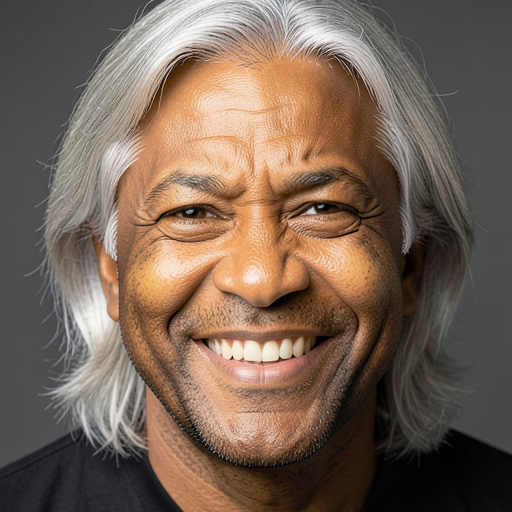
#> input picture mvp_step1x_case_runs/20260215_231327_p0019_pair00_s0/inputs/p0019_pair00_s0.png, 512 x 512 px
$ python -i step3_crop_pairs.py   (imports and definitions only)
#> lines starting #> are read from the running program, lines starting #| are printed output that depends on the picture; after the words box and inside, x2 and y2 are one past the last pixel; in counts of white or black regions, pixels touching at a corner belong together
#!/usr/bin/env python3
"""
Step 3: Crop side-by-side images into left/right 512×512 pairs.

Input:  data/raw/{person_id}/{pair_id}/seed_{n}.png  (1056×528)
Output: data/cropped/{pair_id}_s{n}/left.png  (512×512)
        data/cropped/{pair_id}_s{n}/right.png (512×512)
        data/cropped/crop_metadata.jsonl
"""

import argparse
import os
import re
import sys
from pathlib import Path

import jsonlines
import numpy as np
import yaml
from PIL import Image
from tqdm import tqdm


# [26 lines left out: functions load_config, resolve_cfg_path, not called in this run]


def center_crop(img: Image.Image, size: int) -> Image.Image:
    """Center-crop a PIL image to size×size."""
    w, h = img.size
    left = (w - size) // 2
    top = (h - size) // 2
    right = left + size
    bottom = top + size
    return img.crop((left, top, right, bottom))


def _trim_white_borders(
    img: Image.Image,
    white_thresh: int = 230,
    white_frac_thresh: float = 0.95,
    max_scan: int | None = None,
    margin: int = 2,
) -> Image.Image:
    """
    Trim near-white borders on all four edges (left, right, top, bottom).

    A row/column is considered white if >= white_frac_thresh fraction of its
    pixels are all-channel >= white_thresh.  Consecutive white rows/columns
    from each edge are removed, plus a small safety margin.
    """
    arr = np.array(img.convert("RGB"))
    h, w = arr.shape[:2]

    is_white = (
        (arr[:, :, 0] >= white_thresh)
        & (arr[:, :, 1] >= white_thresh)
        & (arr[:, :, 2] >= white_thresh)
    )

    col_white_frac = is_white.mean(axis=0)   # shape (w,)
    row_white_frac = is_white.mean(axis=1)   # shape (h,)

    def _run(seq: np.ndarray) -> int:
        scan_len = len(seq) if (max_scan is None or max_scan <= 0) else min(len(seq), max_scan)
        count = 0
        for v in seq[:scan_len]:
            if v >= white_frac_thresh:
                count += 1
            else:
                break
        return count + margin if count > 0 else 0

    trim_l = min(_run(col_white_frac),          max(0, w - 1))
    trim_r = min(_run(col_white_frac[::-1]),    max(0, w - trim_l - 1))
    trim_t = min(_run(row_white_frac),          max(0, h - 1))
    trim_b = min(_run(row_white_frac[::-1]),    max(0, h - trim_t - 1))

    box = (trim_l, trim_t, w - trim_r, h - trim_b)
    if box[2] > box[0] and box[3] > box[1]:
        img = img.crop(box)
    return img


def split_and_crop(
    img_path: Path,
    target_size: int = 512,
    gutter_px: int = 12,
    trim_white_thresh: int = 230,
    trim_white_frac_thresh: float = 0.95,
    trim_max_scan: int | None = None,
    trim_margin: int = 2,
) -> tuple[Image.Image, Image.Image]:
    """
    Split a 1056×528 image into left/right halves (528×528 each),
    then center crop to target_size×target_size.
    """
#> called with target_size = 512, gutter_px = 12, trim_white_thresh = 230, trim_white_frac_thresh = 0.95, trim_margin = 2
    img = Image.open(img_path).convert("RGB")
#> img is the input picture: PIL image 512x512 RGB; mean R, G, B 118.6, 99.3, 85.3
    w, h = img.size
#> w = 512; h = 512

    mid = w // 2
#> mid = 256
    max_gutter = min(mid - target_size, w - mid - target_size)
#> max_gutter = -256
    if max_gutter < 0:
        max_gutter = 0
    gutter_px = max(0, min(int(gutter_px), int(max_gutter)))

    if w != 1056 or h != 528:
        # Try to handle different aspect ratios gracefully
        left_half = img.crop((0, 0, mid - gutter_px, h))
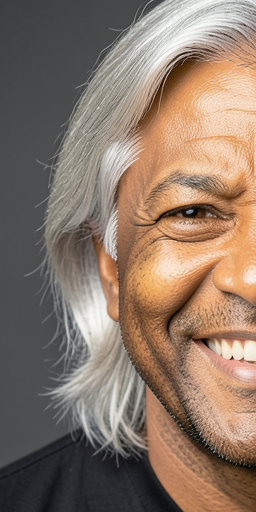
#> left_half: PIL image 256x512 RGB; mean R, G, B 140.3, 119.7, 104.5
        right_half = img.crop((mid + gutter_px, 0, w, h))
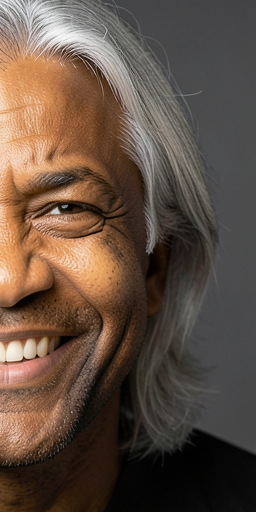
#> right_half: PIL image 256x512 RGB; mean R, G, B 97, 79, 66
    else:
        left_half = img.crop((0, 0, 528 - gutter_px, 528))
        right_half = img.crop((528 + gutter_px, 0, 1056, 528))

    # Trim all four edges of each half independently.
    left_half = _trim_white_borders(
        left_half,
        white_thresh=trim_white_thresh,
        white_frac_thresh=trim_white_frac_thresh,
        max_scan=trim_max_scan,
        margin=trim_margin,
    )
#> in _trim_white_borders, `is_white = ( (arr[:, :, 0] >= white_thresh) & (arr[:, :, 1] >= white_t..`:
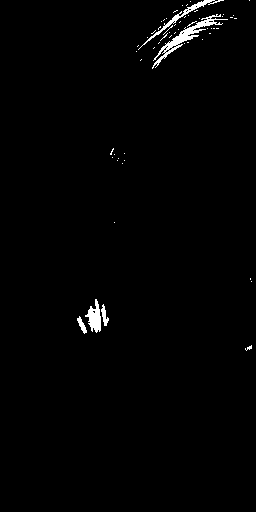
#> is_white: shape (512, 256) bool; 1.2% white; 59 white regions (54 under 20 px), largest, box (x1, y1, x2, y2) and area: (152, 14, 228, 69) 628, (138, 0, 224, 50) 311, (85, 299, 101, 333) 297, (101, 304, 109, 326) 84, (77, 316, 87, 334) 76
#> in _trim_white_borders, `col_white_frac = is_white.mean(axis=0)`: col_white_frac = 256 values, max 0.0664 at index 96, min 0 at index 0, mean 0.0118
#> in _trim_white_borders, `row_white_frac = is_white.mean(axis=1)`: row_white_frac = 512 values, max 0.125 at index 23, min 0 at index 69, mean 0.0118
#> in _run, `scan_len = len(seq) if (max_scan is None or max_scan <= 0) else min(le..`: scan_len = 256
#> the loop in _run, `for v in seq[:scan_len]:` made 1 pass
#> after the loop in _run, `for v in seq[:scan_len]:`: count = 0
#> the loop in _run (call 2), `for v in seq[:scan_len]:` made 1 pass
#> in _trim_white_borders, `box = (trim_l, trim_t, w - trim_r, h - trim_b)`: box = (0, 0, 256, 512)
    right_half = _trim_white_borders(
        right_half,
        white_thresh=trim_white_thresh,
        white_frac_thresh=trim_white_frac_thresh,
        max_scan=trim_max_scan,
        margin=trim_margin,
    )
#> call 2 of _trim_white_borders, with white_thresh = 230, white_frac_thresh = 0.95, margin = 2
#> in _trim_white_borders (call 2), `is_white = ( (arr[:, :, 0] >= white_thresh) & (arr[:, :, 1] >= white_t..`:
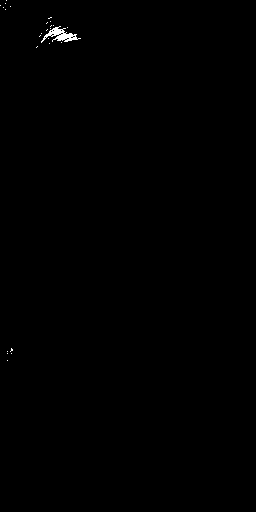
#> is_white: shape (512, 256) bool; 0.22% white; 26 white regions (25 under 20 px), largest, box (x1, y1, x2, y2) and area: (41, 26, 81, 43) 256
#> in _trim_white_borders (call 2), `col_white_frac = is_white.mean(axis=0)`: col_white_frac = 256 values, max 0.0234 at index 57, min 0 at index 1, mean 0.00224
#> in _trim_white_borders (call 2), `row_white_frac = is_white.mean(axis=1)`: row_white_frac = 512 values, max 0.109 at index 35, min 0 at index 1, mean 0.00224

    left_crop = center_crop(left_half, target_size)
#> in center_crop, `return img.crop((left, top, right, bottom))`:
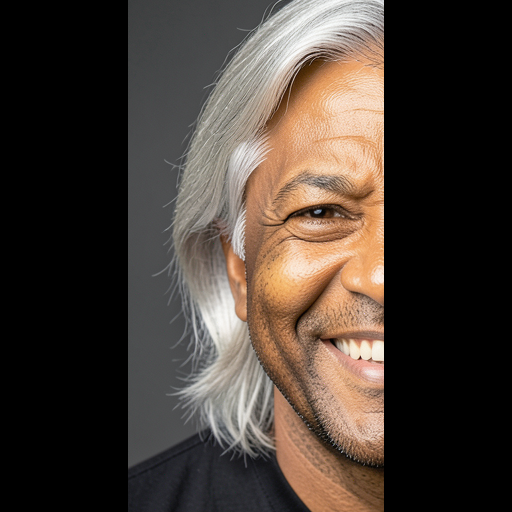
#> returned value: PIL image 512x512 RGB; mean R, G, B 70.1, 59.8, 52.3
    right_crop = center_crop(right_half, target_size)
#> call 2 of center_crop, with size = 512
#> in center_crop (call 2), `return img.crop((left, top, right, bottom))`:
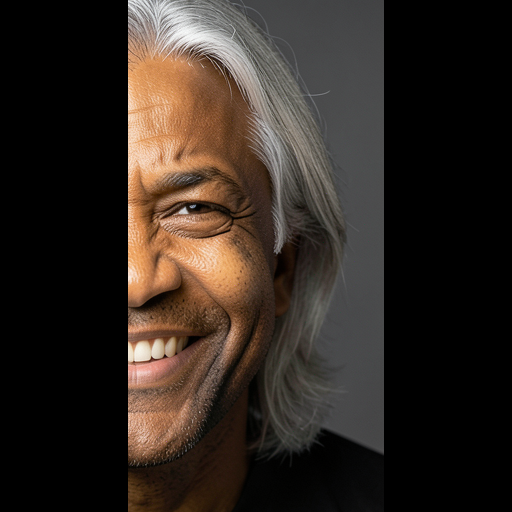
#> returned value: PIL image 512x512 RGB; mean R, G, B 48.5, 39.5, 33

    return left_crop, right_crop


def find_raw_images(raw_dir: Path) -> list[Path]:
    """Find all generated PNG files."""
    return sorted(raw_dir.rglob("seed_*.png"))


# [141 lines left out: functions get_existing_crops, main, not called in this run]


# [2 lines not run here, left out]

>>> result = split_and_crop('mvp_step1x_case_runs/20260215_231327_p0019_pair00_s0/inputs/p0019_pair00_s0.png')

$ run again, on mvp_step1x_case_runs/20260215_231921_p0101_pair00_s0/inputs/p0101_pair00_s0.png
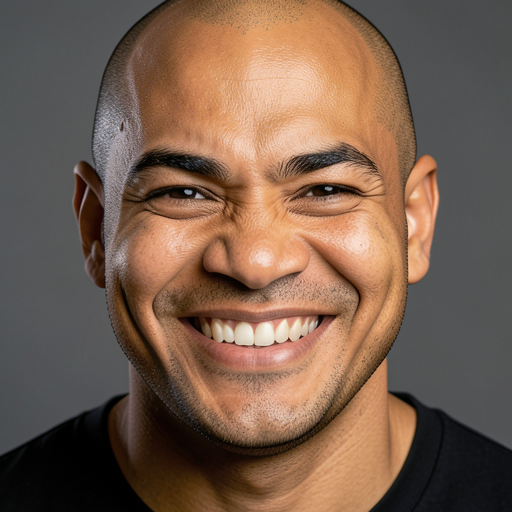
#> input picture mvp_step1x_case_runs/20260215_231921_p0101_pair00_s0/inputs/p0101_pair00_s0.png, 512 x 512 px
#> in split_and_crop, img is the input picture: PIL image 512x512 RGB; mean R, G, B 120.4, 94.8, 78
#> in split_and_crop, `right_half = img.crop((mid + gutter_px, 0, w, h))`:
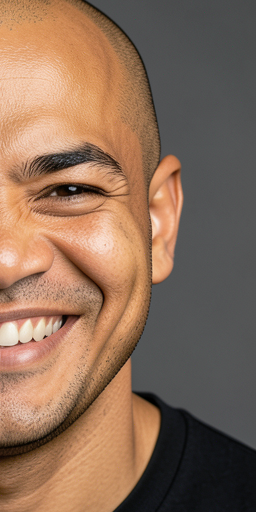
#> right_half: PIL image 256x512 RGB; mean R, G, B 139.5, 109.5, 88.7
#> is_white: shape (512, 256) bool; 0% white in thin lines or dots, all inside (x1, y1, x2, y2) = (249, 332, 250, 334)
#> col_white_frac = 256 values, max 0.00391 at index 249, min 0 at index 0, mean 1.53e-05
#> row_white_frac = 512 values, max 0.00391 at index 332, min 0 at index 0, mean 1.53e-05
#> scan_len = 256
#> the loop in _run, `for v in seq[:scan_len]:` made 1 pass
#> after the loop in _run, `for v in seq[:scan_len]:`: count = 0
#> the loop in _run (call 2), `for v in seq[:scan_len]:` made 1 pass
#> box = (0, 0, 256, 512)
#> is_white: shape (512, 256) bool; 0.03% white; 3 white regions (2 under 20 px), largest, box (x1, y1, x2, y2) and area: (9, 324, 15, 333) 41
#> in center_crop (call 2), `return img.crop((left, top, right, bottom))`:
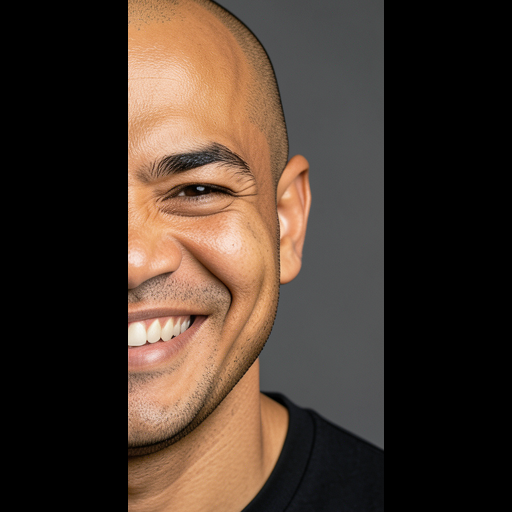
#> returned value: PIL image 512x512 RGB; mean R, G, B 69.8, 54.7, 44.4
